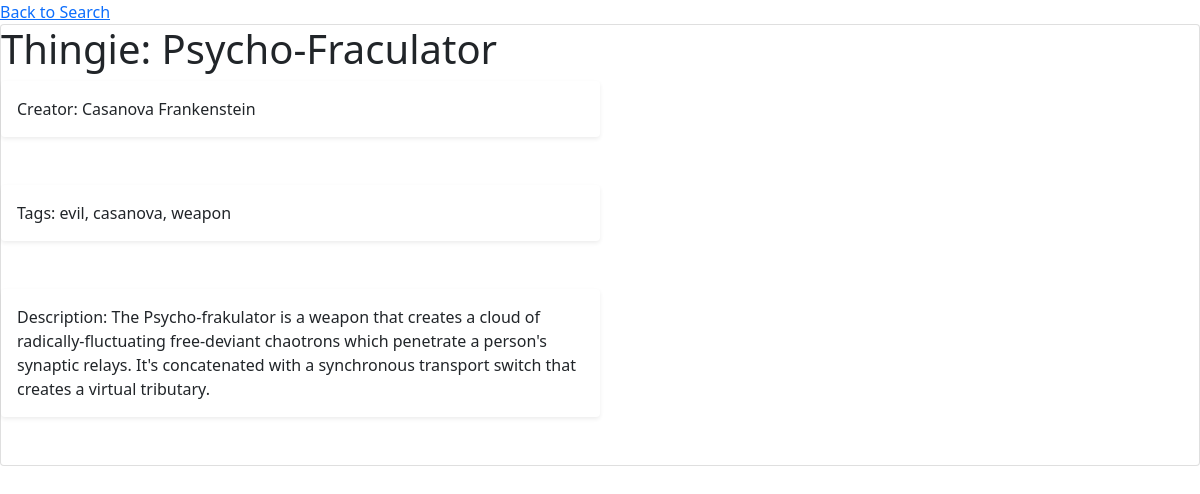
The app's page /thingie_view/1 with its own data.
### taggyWaggy/models.py (models this page shows, shortened)
class Thingie(models.Model):
    name = models.CharField(blank=False, null=False, max_length=255)
    creator = models.CharField(blank=False, null=False, max_length=255)
    description = models.CharField(blank=False, null=False, max_length=255)
    tags = TagField()

### taggyWaggy/views.py (the view)
# urls.py: path('thingie_view/<int:thingie_id>', views.thingie_view, name='thingie_view'),
def thingie_view(request, thingie_id):
    try:
        thingie = Thingie.objects.get(pk=thingie_id)
    except Thingie.DoesNotExist:
        raise Http404("That rule does not exist")
    context = {
        'thingie': thingie,
    }
    return render(request, 'thingie_view.html', context=context)

### templates/thingie_view.html (shortened to what this page needs)
{% load static %}
{% block content %}
    <link href="https://cdn.jsdelivr.net/npm/bootstrap@5.0.2/dist/css/bootstrap.min.css" rel="stylesheet">
    <a href="{% url 'index' %}">Back to Search</a>
    <div class="card">
        <h1 class="mercantile-section-header-dark text-dark">Thingie: {{ thingie.name }}</h1>
        <div class="mercantile-table-block-light">
            <div class="col-lg-6 col-sm-6 shadow-sm p-3 mb-5 bg-body rounded">
                Creator: {{ thingie.creator }}
            </div>
            <div class="col-lg-6 col-sm-6 shadow-sm p-3 mb-5 bg-body rounded">
                Tags: {{ thingie.tags }}
            </div>
            <div class="col-lg-6 col-sm-6 shadow-sm p-3 mb-5 bg-body rounded">
                Description: {{ thingie.description }}
            </div>
        </div>
    </div>
{% endblock %}

### records on screen
Thingie: name "Psycho-Fraculator", creator "Casanova Frankenstein", tags "evil, casanova, weapon", description "The Psycho-frakulator is a weapon that creates a cloud of radically-fluctuating free-deviant chaotrons which penetrate a person's synaptic relays. It's concatenated with a synchronous transport switch that creates a virtual tributary."
